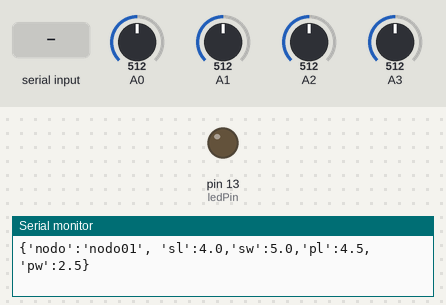
Recording of a sketch running on a simulated Arduino Uno, built with avr-gcc and run on an emulated ATmega328P. Parts: output pins drawn as LEDs (lit = HIGH), the last lines printed to the serial monitor. The inputs (shaded band) are chosen by the test bench; at power-on: A0 = 512, A1 = 512, A2 = 512, A3 = 512. Random numbers use the default seed unless the sketch sets one.

Above: at 1.2 s.
1.3 s: "H" received over Serial
At 2.4 s:
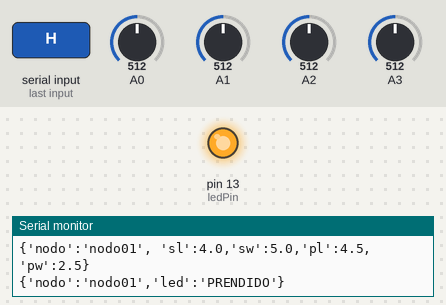
3.5 s: "L" received over Serial
At 5.4 s:
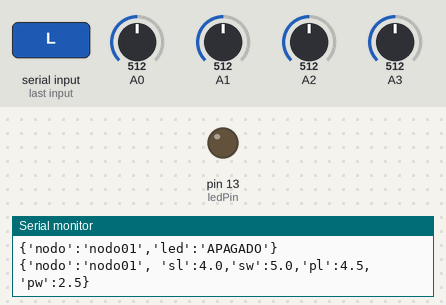
Timing chart, 0 to 6.9 s (numbered marks = the images above; inputs shaded):
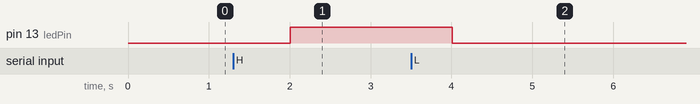

Measured:
- after the input at 1.3 s, pin 13 (ledPin): LOW → HIGH after 0.71 s
- after the input at 3.5 s, pin 13 (ledPin): HIGH → LOW after 0.51 s

The sketch:

sketch_oct04a.ino
```cpp
const int ledPin = 13;
int incomingByte;
String stringTemperatura = "";
int contador = 5;
const int intervalo = 5;

void setup() {
  Serial.begin(9600);
  pinMode(ledPin, OUTPUT);
}
void loop() {
  //int temperatura = analogRead(A0);
  // SI NO TIENE CONECTADO UN POTENCIOMETRO AL PUERTO A0 (ANALOGO 0)
  // COMENTARIE LA LINEA 013 Y DESCOMENTARIE LA 016
  int temperatura = random(0, 1024);
  float fTemperatura = ((float)temperatura / 1024.0) * 50;
  float y = ((float)temperatura / 1024.0) * 50;
  float xx = random(2, 7);
  float xxx = (((float)temperatura / 1024) * 4) +2;

  int SL = analogRead(A0);
 float inicioSL = 2.0;
 float finSL = 6.0;
 float rangoSL = finSL - inicioSL;
  //int intSL = random(0, 1024);
  float sl = (((float)SL / 1024.0 * rangoSL) + inicioSL);
 //  Serial.println(sl);
  String stringSL = String(sl, 1);

  int SW = analogRead(A1);
  float inicioSW = 3.0;
  float finSW = 7.0;
  float rangoSW = finSW - inicioSW;
  //int intSL = random(0, 1024);
  float sw = (((float) SW / 1024.0 * rangoSW) + inicioSW);
 // Serial.println(sw);
  String stringSW = String(sw, 1);

   int PL = analogRead(A2);
 float inicioPL = 2.0;
 float finPL = 7.0;
 float rangoPL = finPL - inicioPL;
  //int intPL = random(0, 1024);
 float pl = (((float)PL / 1024.0 * rangoPL) + inicioPL);
 // Serial.println(pl);
  String stringPL = String(pl, 1);

   int PW = analogRead(A3);
  float inicioPW = 0.0;
  float finPW = 5.0;
  float rangoPW = finPW - inicioPW;
  //int intSL = random(0, 1024);
  float pw = (((float) PW / 1024.0 * rangoPW) + inicioPW);
  //Serial.println(pw);
  String stringPW = String(pw, 1);

 // float x = constrain ();
  stringTemperatura = String(fTemperatura, 2);

      String json = "{'nodo':'nodo01'";
      json = json + ", 'sl':" + stringSL;
      json = json + ",'sw':" + stringSW;
      json = json + ",'pl':" + stringPL;
      json = json + ",'pw':" + stringPW + "}";

  if (Serial.available() > 0) {
    incomingByte = Serial.read();
    if (incomingByte == 'H') {
      digitalWrite(ledPin, HIGH);
      Serial.println("{'nodo':'nodo01','led':'PRENDIDO'}");
    }
    if (incomingByte == 'L') {
      digitalWrite(ledPin, LOW);
      Serial.println("{'nodo':'nodo01','led':'APAGADO'}");
    }
    if (incomingByte == 'R') {
     //Serial.println("{'nodo':'nodo01','temperatura':" + stringTemperatura + "}");

        Serial.println(json);
    }
  }


  if(contador % intervalo == 0){
    //Serial.println("{'nodo':'nodo01','temperatura':" + stringTemperatura + "}");
    Serial.println(json);

    contador = 0;

  }
  delay(1000);
  contador = contador + 1;
}
```
